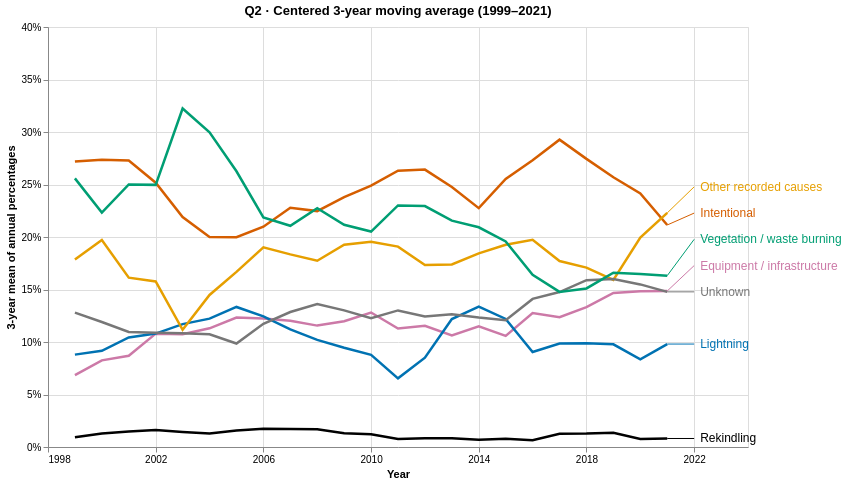

The notebook cell saved with this chart:
### Markdown cell above
## Final View
Each point averages the annual percentages from the previous, current, and following year. For example, 2010 averages 2009–2011.

Complete windows cover **1999–2021**. The seven groups sum to 100% each year. Smoothing reduces short-lived peaks.

### Code cell
smooth_base = base.properties(data=smoothed).encode(
    y=alt.Y("share:Q", title="3-year mean of annual percentages", axis=alt.Axis(format=".0%"), scale=alt.Scale(domain=[0, max(trends.share.max(), ends.label_share.max())], nice=True)),
    tooltip=[alt.Tooltip("group:N", title="Cause group"), alt.Tooltip("year:O", title="Center year"), alt.Tooltip("start:O", title="Window starts"), alt.Tooltip("end:O", title="Window ends"), alt.Tooltip("share:Q", title="3-year mean", format=".1%")])
moving_chart = labelled_trend(
    smooth_base, smooth_ends, 2022, "3-year mean of annual percentages",
).properties(width=700, height=420, title="Q2 · Centered 3-year moving average (1999–2021)")
show_chart(moving_chart)

### Figure 1 — Vega-Lite specification as saved in the notebook (floating-point values rounded to 4 significant figures; data arrays with more than 128 entries replaced by an {"elided": "..."} marker saying what was removed)
{"$schema": "https://vega.github.io/schema/vega-lite/v5.json", "config": {"view": {"continuousHeight": 300, "continuousWidth": 300}}, "datasets": {"data-378d2f921f08aa24a8aef4a9518bed5d": {"elided": "161 records"}, "data-5f061f2c8d32004ba3e30abab7fa1c8d": [{"end": 2022, "fires": 3, "group": "Rekindling", "label_share": 0.008101, "share": 0.008101, "start": 2020, "year": 2021}, {"end": 2022, "fires": 46, "group": "Lightning", "label_share": 0.09804, "share": 0.09804, "start": 2020, "year": 2021}, {"end": 2022, "fires": 86, "group": "Unknown", "label_share": 0.1478, "share": 0.1478, "start": 2020, "year": 2021}, {"end": 2022, "fires": 71, "group": "Equipment / infrastructure", "label_share": 0.1728, "share": 0.1486, "start": 2020, "year": 2021}, {"end": 2022, "fires": 97, "group": "Vegetation / waste burning", "label_share": 0.1978, "share": 0.1632, "start": 2020, "year": 2021}, {"end": 2022, "fires": 141, "group": "Intentional", "label_share": 0.2228, "share": 0.2114, "start": 2020, "year": 2021}, {"end": 2022, "fires": 163, "group": "Other recorded causes", "label_share": 0.2478, "share": 0.2229, "start": 2020, "year": 2021}]}, "height": 420, "layer": [{"data": {"name": "data-378d2f921f08aa24a8aef4a9518bed5d"}, "encoding": {"color": {"field": "group", "legend": null, "scale": {"domain": ["Intentional", "Unknown", "Lightning", "Vegetation / waste burning", "Equipment / infrastructure", "Other recorded causes", "Rekindling"], "range": ["#d55e00", "#777777", "#0072b2", "#009e73", "#cc79a7", "#e69f00", "#000000"]}, "type": "nominal"}, "tooltip": [{"field": "group", "title": "Cause group", "type": "nominal"}, {"field": "year", "title": "Center year", "type": "ordinal"}, {"field": "start", "title": "Window starts", "type": "ordinal"}, {"field": "end", "title": "Window ends", "type": "ordinal"}, {"field": "share", "format": ".1%", "title": "3-year mean", "type": "quantitative"}], "x": {"axis": {"format": "d", "values": [1998, 2002, 2006, 2010, 2014, 2018, 2022]}, "field": "year", "scale": {"domain": [1998, 2023]}, "title": "Year", "type": "quantitative"}, "y": {"axis": {"format": ".0%"}, "field": "share", "scale": {"domain": [0, 0.377], "nice": true}, "title": "3-year mean of annual percentages", "type": "quantitative"}}, "mark": {"strokeWidth": 2.5, "type": "line"}}, {"data": {"name": "data-5f061f2c8d32004ba3e30abab7fa1c8d"}, "encoding": {"color": {"field": "group", "legend": null, "scale": {"domain": ["Intentional", "Unknown", "Lightning", "Vegetation / waste burning", "Equipment / infrastructure", "Other recorded causes", "Rekindling"], "range": ["#d55e00", "#777777", "#0072b2", "#009e73", "#cc79a7", "#e69f00", "#000000"]}, "type": "nominal"}, "tooltip": [{"field": "group", "title": "Cause group", "type": "nominal"}, {"field": "year", "title": "Center year", "type": "ordinal"}, {"field": "start", "title": "Window starts", "type": "ordinal"}, {"field": "end", "title": "Window ends", "type": "ordinal"}, {"field": "share", "format": ".1%", "title": "3-year mean", "type": "quantitative"}], "x": {"axis": {"format": "d", "values": [1998, 2002, 2006, 2010, 2014, 2018, 2022]}, "field": "year", "scale": {"domain": [1998, 2023]}, "title": "Year", "type": "quantitative"}, "x2": {"datum": 2022}, "y": {"axis": {"format": ".0%"}, "field": "share", "scale": {"domain": [0, 0.377], "nice": true}, "title": "3-year mean of annual percentages", "type": "quantitative"}, "y2": {"field": "label_share"}}, "mark": {"strokeWidth": 1, "type": "rule"}}, {"data": {"name": "data-5f061f2c8d32004ba3e30abab7fa1c8d"}, "encoding": {"color": {"field": "group", "legend": null, "scale": {"domain": ["Intentional", "Unknown", "Lightning", "Vegetation / waste burning", "Equipment / infrastructure", "Other recorded causes", "Rekindling"], "range": ["#d55e00", "#777777", "#0072b2", "#009e73", "#cc79a7", "#e69f00", "#000000"]}, "type": "nominal"}, "text": {"field": "group", "type": "nominal"}, "tooltip": [{"field": "group", "title": "Cause group", "type": "nominal"}, {"field": "year", "title": "Center year", "type": "ordinal"}, {"field": "start", "title": "Window starts", "type": "ordinal"}, {"field": "end", "title": "Window ends", "type": "ordinal"}, {"field": "share", "format": ".1%", "title": "3-year mean", "type": "quantitative"}], "x": {"datum": 2022}, "y": {"field": "label_share", "title": "3-year mean of annual percentages", "type": "quantitative"}}, "mark": {"align": "left", "dx": 6, "fontSize": 12, "type": "text"}}], "title": "Q2 · Centered 3-year moving average (1999–2021)", "width": 700}
